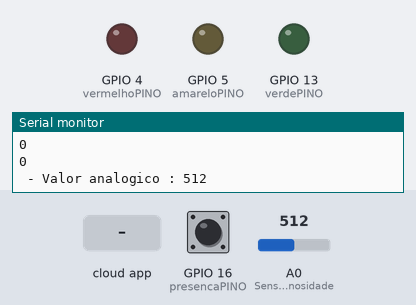
Simulated run of this sketch. Board: ESP8266 (NodeMCU). On the bench: output pins drawn as LEDs (lit = HIGH), the last lines printed to the serial monitor. The inputs (shaded band) are chosen by the test bench; at power-on: GPIO 16 (presencaPINO) HIGH, A0 (SensorDeLuminosidade) = 512. WiFi joins after 1.5 s; servers stay silent unless stated; the Firebase database answers and starts empty.

Above: at 4.1 s.
4.2 s: the phone or cloud app sets ledVermelho to 1
At 5.0 s:
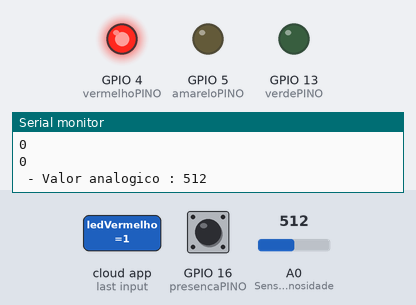
6.1 s: the phone or cloud app sets ledAmarelo to 1
At 6.9 s:
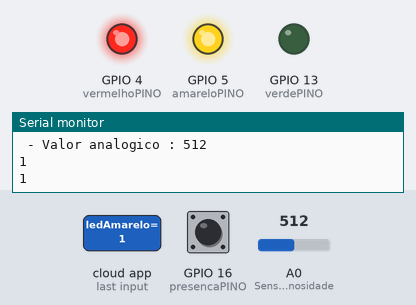
7.7 s: the phone or cloud app sets ledVerde to 1
At 8.9 s:
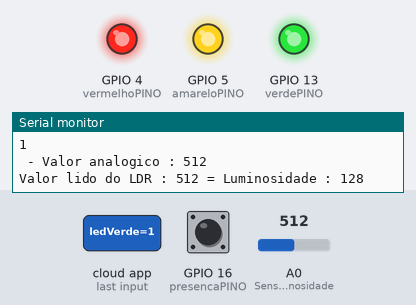
9.4 s: the phone or cloud app sets ledVermelho to 0
At 10.2 s:
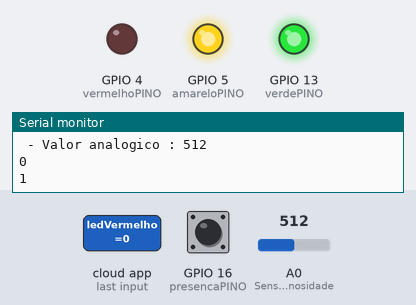
10.9 s: the phone or cloud app sets ledAmarelo to 0
At 12.1 s:
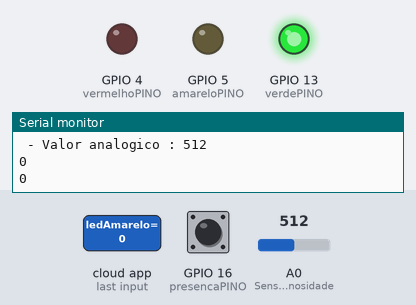
12.5 s: the phone or cloud app sets ledVermelho to 1
At 14.2 s:
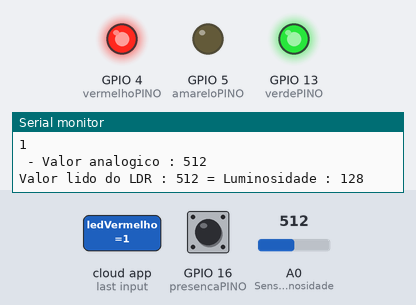
Timing chart, 0 to 15.4 s (numbered marks = the images above; inputs shaded):
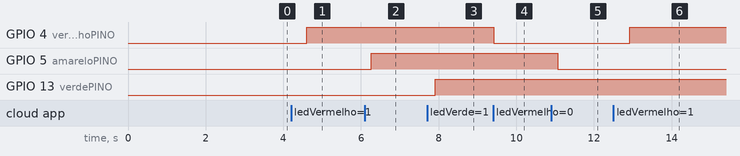

The sketch:

programa.ino
```cpp
#include <ESP8266WiFi.h>
#include <FirebaseArduino.h>

#define FIREBASE_HOST "fiapiot-5888e.firebaseio.com"
#define FIREBASE_AUTH "CzS5ZbGRhyqoX6XTPcwTXIC5gjOpjGdRjN7cdOg4"
#define WIFI_SSID "labiotfiap"
#define WIFI_PASSWORD "telefonica"
int vermelhoPINO = 4;
int verdePINO = 13;
int amareloPINO = 5;
int presencaPINO = 16;
int contador =0;
int SensorDeLuminosidade = A0;
float valorpot;


int luminosidade = 0; //Armazena o valor lido do pino analogico do sensor de luminosidade
int intesidadeLux = 0;

void setup() {

  Serial.begin(9600);

 pinMode(SensorDeLuminosidade, INPUT);

  pinMode(vermelhoPINO, OUTPUT);
  pinMode(verdePINO, OUTPUT);
  pinMode(amareloPINO, OUTPUT);
  pinMode(presencaPINO, INPUT);

  digitalWrite(vermelhoPINO, LOW);
  digitalWrite(verdePINO, LOW);
  digitalWrite(amareloPINO, LOW);

  WiFi.begin(WIFI_SSID, WIFI_PASSWORD);
  Serial.print("conectando...");

  while (WiFi.status() != WL_CONNECTED) {
    Serial.print(".");
    delay(500);
  }
  Serial.println();
  Serial.print("conectado a rede: ");
  Serial.println(WiFi.localIP());

  Firebase.begin(FIREBASE_HOST, FIREBASE_AUTH);
  delay(1000);

  Firebase.set("ledVermelho", 0);

  if (Firebase.failed()) {
    Serial.print(">>> ERROR AO CRIAR LEDFIAP >>> ");
    Serial.println(Firebase.error());
  }
   Firebase.set("ledAmarelo", 0);
   Firebase.set("ledVerde", 0);
}

void loop() {

  int vermelho = Firebase.getInt("ledVermelho");
  if (Firebase.failed()) {
    Serial.print(">>> ERRO AO OBTER LED vermelho >>> ");
    Serial.println(Firebase.error());
  } else {
    digitalWrite(vermelhoPINO, vermelho);
    Serial.println(vermelho);
  }


  int amarelo = Firebase.getInt("ledAmarelo");
  if (Firebase.failed()) {
    Serial.print(">>> ERRO AO OBTER LED amarelo >>> ");
    Serial.println(Firebase.error());
  } else {
    digitalWrite(amareloPINO, amarelo);
    Serial.println(amarelo);
  }

    int verde = Firebase.getInt("ledVerde");
  if (Firebase.failed()) {
    Serial.print(">>> ERRO AO OBTER LED verde >>> ");
    Serial.println(Firebase.error());
  } else {
    digitalWrite(verdePINO, verde);
    Serial.println(verde);
  }


  //Le e armazena o valor do sensor de luminosidade
  luminosidade = analogRead(luminosidade);
  //Envia as informacoes para o serial monitor

  Serial.print(" - Valor analogico : ");
  Serial.println(luminosidade);

    // Le o valor - analogico - do LDR
  valorpot = analogRead(SensorDeLuminosidade);


     if (contador == 10)
     {
     int presenca = digitalRead(presencaPINO);  //bloco sensor de presença
     Firebase.push("presenca", presenca);

     // Converte o valor lido do LDR
  intesidadeLux = map(valorpot, 0, 1023, 0, 255);
  Serial.print("Valor lido do LDR : ");

  // Mostra o valor lido do LDR no monitor serial
  Serial.print(luminosidade);
  Serial.print(" = Luminosidade : ");

  // Mostra o valor da luminosidade no monitor serial
  Serial.println(intesidadeLux);

     Firebase.push("luminosidade", intesidadeLux);
     contador = 0;

     }


  delay(50);
  contador++; // contador para o sensor ler a cada 1 segundo
}
```

Measured:
- after the input at 4.2 s, GPIO 4 (vermelhoPINO): LOW → HIGH after 0.41 s
- after the input at 6.1 s, GPIO 5 (amareloPINO): LOW → HIGH after 0.16 s
- after the input at 7.7 s, GPIO 13 (verdePINO): LOW → HIGH after 0.21 s
- after the input at 9.4 s, GPIO 4 (vermelhoPINO): HIGH → LOW at once
- after the input at 10.9 s, GPIO 5 (amareloPINO): HIGH → LOW after 0.17 s
- after the input at 12.5 s, GPIO 4 (vermelhoPINO): LOW → HIGH after 0.42 s
